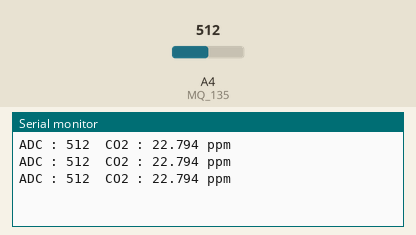
Recording of a sketch running on a simulated Arduino Uno, built with avr-gcc and run on an emulated ATmega328P. Shown: the last lines printed to the serial monitor. The test bench sets the inputs (shaded band); at power-on: A4 (MQ_135) = 512.

Above: at 1.3 s.
1.4 s: A4 (MQ_135) set to 1002
At 1.9 s:
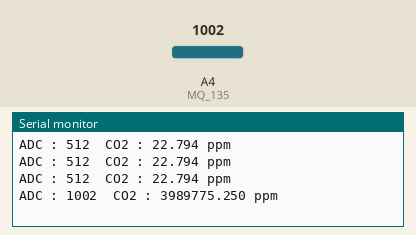
2.9 s: A4 (MQ_135) set to 1021
At 3.4 s:
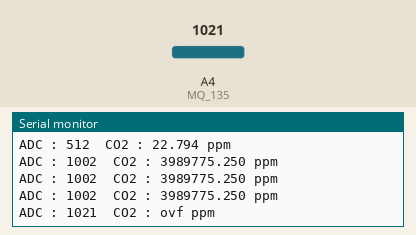

The sketch:

MQ135_sensor_co2.ino
```cpp
#define MQ_135 4
float analysis(int);
float Rs;

void setup() {
  Serial.begin(115200);
  pinMode(MQ_135,INPUT);
}

void loop() {
  int sensorValue = analogRead(MQ_135);
  Serial.print("ADC : ");
  Serial.print(sensorValue);
  Serial.print("\t");
  Serial.print("CO2 : ");
  Serial.print(analysis(sensorValue), 3);  // คำนวณค่า CO2
  Serial.println(" ppm");

  delay(500);
}

float analysis(int adc){
  // ปรับพารามิเตอร์ให้ตรงกับข้อมูล CO2 จากกราฟ calibration curve
  float slope = -0.32;  // Slope สำหรับ CO2 (ต้องปรับตามข้อมูลจาก datasheet)
  float A = 1.5;        // ค่า A สำหรับ CO2 (ปรับตาม calibration curve)
  float Rseries = 1000; // ค่าความต้านทานตัวต้านทานภายนอก
  float V_Rseries = ((float)adc * 5) / 1023;  // คำนวณแรงดันตกคร่อมที่ตัวต้านทาน
  Rs = ((5 - V_Rseries) / V_Rseries) * Rseries;  // คำนวณค่าความต้านทานของเซ็นเซอร์
  float R0 = 1809.52;   // ค่าความต้านทานในสภาวะอากาศสะอาด (ต้องปรับจูน)

  /*
   * ควรปรับจูนค่า R0 โดยการสอบเทียบกับเซ็นเซอร์ที่มีมาตรฐาน
   */

  float Y = Rs / R0;
  float CO2_gas = pow(10, (log10(Y / A) / slope));  // คำนวณความเข้มข้นของแก๊ส (ppm)
  return CO2_gas;
}
```

Measured:
- the behaviour switches between 1020 and 1021 on A4 (MQ_135) (found by bisection; images 1 and 2)
- after the input at 1.4 s, the serial monitor: prints a new line after 0.11 s (image 1)
- after the input at 2.9 s, the serial monitor: prints a new line after 0.11 s (image 2)
